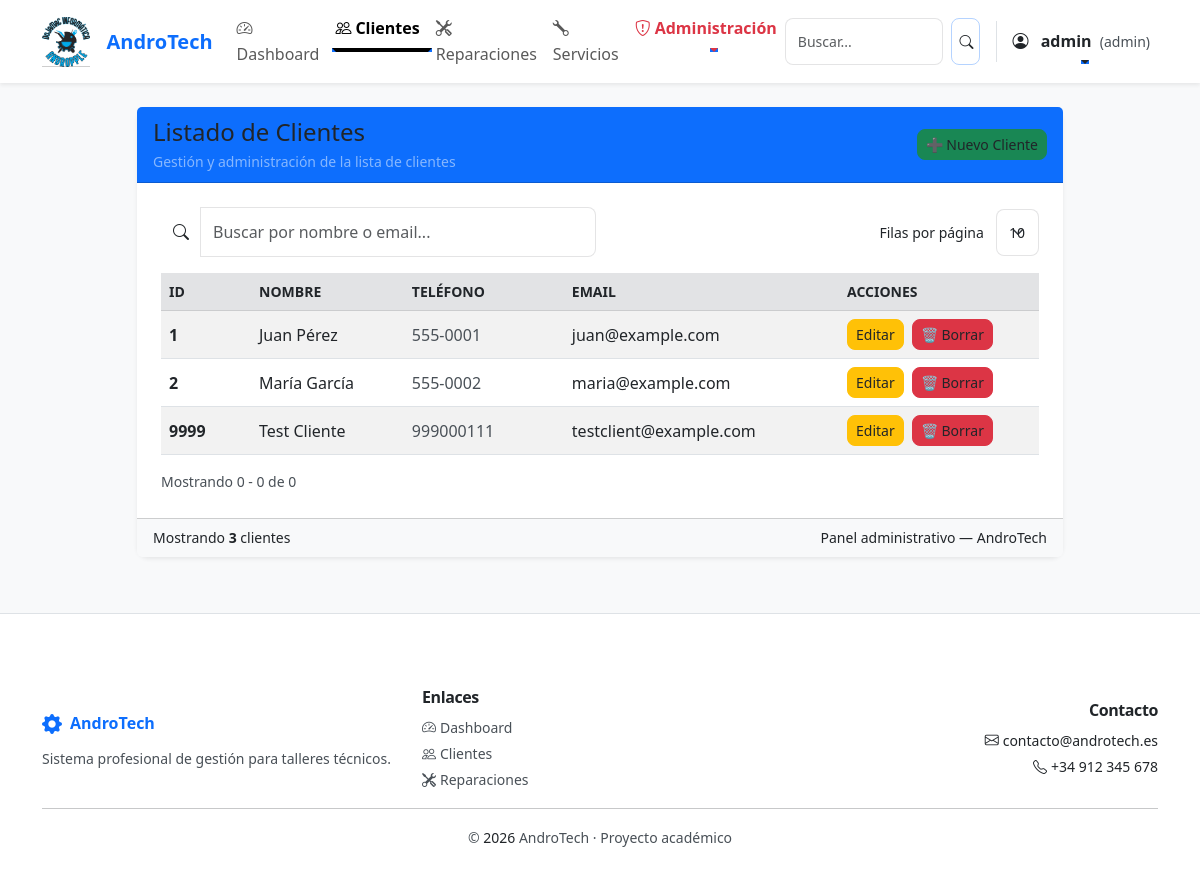
Before: /clientes (signed in) with the older database file.
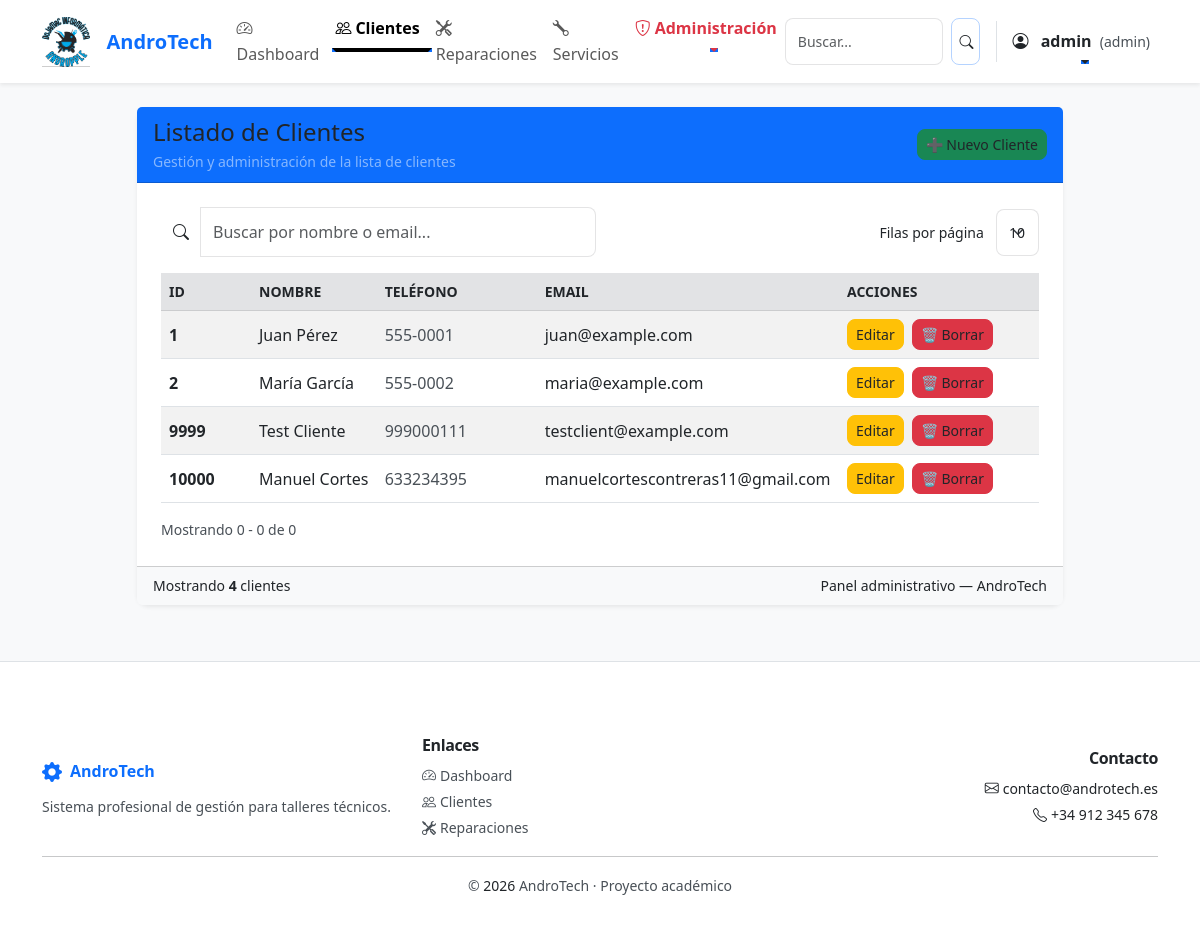
After: the same page with the newer database file.
### tables this page shows
CREATE TABLE clientes (
    id INTEGER PRIMARY KEY AUTOINCREMENT,
    nombre TEXT NOT NULL,
    telefono TEXT,
    email TEXT,
    direccion TEXT
);

### app.py (the view)
@app.route("/clientes")
@login_required
def clientes():
    conn = get_db()
    clientes = conn.execute("SELECT * FROM clientes").fetchall()
    conn.close()
    return render_template("clientes.html", clientes=clientes)

### app.py (called while the page is built)
@app.before_request
def make_session_permanent():
    session.permanent = True

@app.before_request
def ensure_csrf_token():
    if 'csrf_token' not in session:
        session['csrf_token'] = secrets.token_urlsafe(16)

@app.context_processor
def inject_csrf_token():
    return dict(csrf_token=session.get('csrf_token'))

### auth.py (called while the page is built)
def login_required(f):
    @wraps(f)
    def decorated_function(*args, **kwargs):
        if 'usuario' not in session:
            flash('Debes iniciar sesión para acceder a esta página.', 'danger')
            return redirect(url_for('login'))
        return f(*args, **kwargs)
    return decorated_function

### db.py (called while the page is built)
def get_db():
    conn = sqlite3.connect("database/andro_tech.db")
    conn.row_factory = sqlite3.Row
    return conn

### utils/security.py (called while the page is built)
def ensure_csrf_token():
    if 'csrf_token' not in session:
        session['csrf_token'] = secrets.token_urlsafe(16)

def inject_csrf_token():
    return dict(csrf_token=session.get('csrf_token'))

### templates/clientes.html (shortened to what the changed rows need)
{% extends "base.html" %}
{% block content %}
<div class="row justify-content-center py-4">
    <div class="col-xl-10 col-lg-11 col-md-12">
        <div class="card shadow-sm border-0">
            <div class="card-body">
                <div class="table-responsive" id="clientes-table-wrap">
                    <table id="clientes-table" class="table table-striped table-hover align-middle mb-0">
                        <thead class="table-secondary small text-uppercase text-secondary">
                        <tr>
                            <th style="width:90px;">ID</th>
                            <th>Nombre</th>
                            <th style="width:160px;">Teléfono</th>
                            <th>Email</th>
                            <th style="width:200px;">Acciones</th>
                        </tr>
                        </thead>
                        <tbody>
                        {% for c in clientes %}
                        <tr>
                            <td class="fw-semibold">{{ c.id }}</td>
                            <td>{{ c.nombre }}</td>
                            <td>
                                {% if c.telefono %}
                                    <span class="text-muted">{{ c.telefono }}</span>
                                {% else %}
                                    <span class="text-muted small">—</span>
                                {% endif %}
                            </td>
                            <td>{{ c.email if c.email else '-' }}</td>
                            <td>
                                <a href="/clientes/editar/{{ c.id }}" class="btn btn-warning btn-sm me-1">Editar</a>
                                {% if session.rol == 'admin' %}
                                <button type="button" class="btn btn-danger btn-sm" data-bs-toggle="modal" data-bs-target="#confirmBorrarModal"
                                        onclick="setConfirmData('/clientes/borrar/{{ c.id }}', 'Borrar Cliente', '¿Estás seguro de que deseas borrar este cliente ({{ c.nombre }}) y todos sus registros? Esta acción no se puede deshacer.')">
                                    🗑️ Borrar
                                </button>
                                {% endif %}
                            </td>
                        </tr>
                        {% endfor %}
                        </tbody>
                    </table>
                </div>
            </div>
            <div class="card-footer bg-light small text-muted d-flex justify-content-between align-items-center">
                <div>Mostrando <strong>{{ clientes|length }}</strong> clientes</div>
            </div>
        </div>
    </div>
</div>
{% endblock %}

Changed rows visible on the page:
added clientes: id "10000", nombre "Manuel Cortes", telefono "633234395", email "manuelcortescontreras11@gmail.com"
Other visible differences:
{{ clientes|length }}: "3" → "4"
